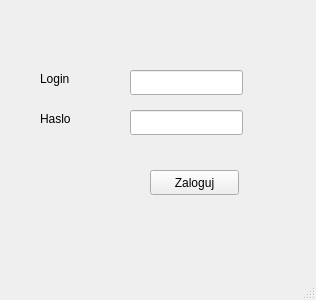
<?xml version="1.0" encoding="UTF-8"?>
<ui version="4.0">
 <class>LoginWidow</class>
 <widget class="QMainWindow" name="LoginWidow">
  <property name="geometry">
   <rect>
    <x>0</x>
    <y>0</y>
    <width>316</width>
    <height>300</height>
   </rect>
  </property>
  <property name="windowTitle">
   <string>PolBox</string>
  </property>
  <widget class="QWidget" name="centralwidget">
   <widget class="QLabel" name="label">
    <property name="geometry">
     <rect>
      <x>40</x>
      <y>70</y>
      <width>67</width>
      <height>17</height>
     </rect>
    </property>
    <property name="text">
     <string>Login</string>
    </property>
   </widget>
   <widget class="QLabel" name="label_2">
    <property name="geometry">
     <rect>
      <x>40</x>
      <y>110</y>
      <width>67</width>
      <height>17</height>
     </rect>
    </property>
    <property name="text">
     <string>Haslo</string>
    </property>
   </widget>
   <widget class="QLineEdit" name="lineEdit">
    <property name="geometry">
     <rect>
      <x>130</x>
      <y>70</y>
      <width>113</width>
      <height>25</height>
     </rect>
    </property>
   </widget>
   <widget class="QLineEdit" name="lineEdit_2">
    <property name="geometry">
     <rect>
      <x>130</x>
      <y>110</y>
      <width>113</width>
      <height>25</height>
     </rect>
    </property>
   </widget>
   <widget class="QPushButton" name="pushButton">
    <property name="geometry">
     <rect>
      <x>150</x>
      <y>170</y>
      <width>89</width>
      <height>25</height>
     </rect>
    </property>
    <property name="text">
     <string>Zaloguj</string>
    </property>
   </widget>
  </widget>
  <widget class="QMenuBar" name="menubar">
   <property name="geometry">
    <rect>
     <x>0</x>
     <y>0</y>
     <width>316</width>
     <height>22</height>
    </rect>
   </property>
  </widget>
  <widget class="QStatusBar" name="statusbar"/>
 </widget>
 <resources/>
 <connections/>
</ui>
